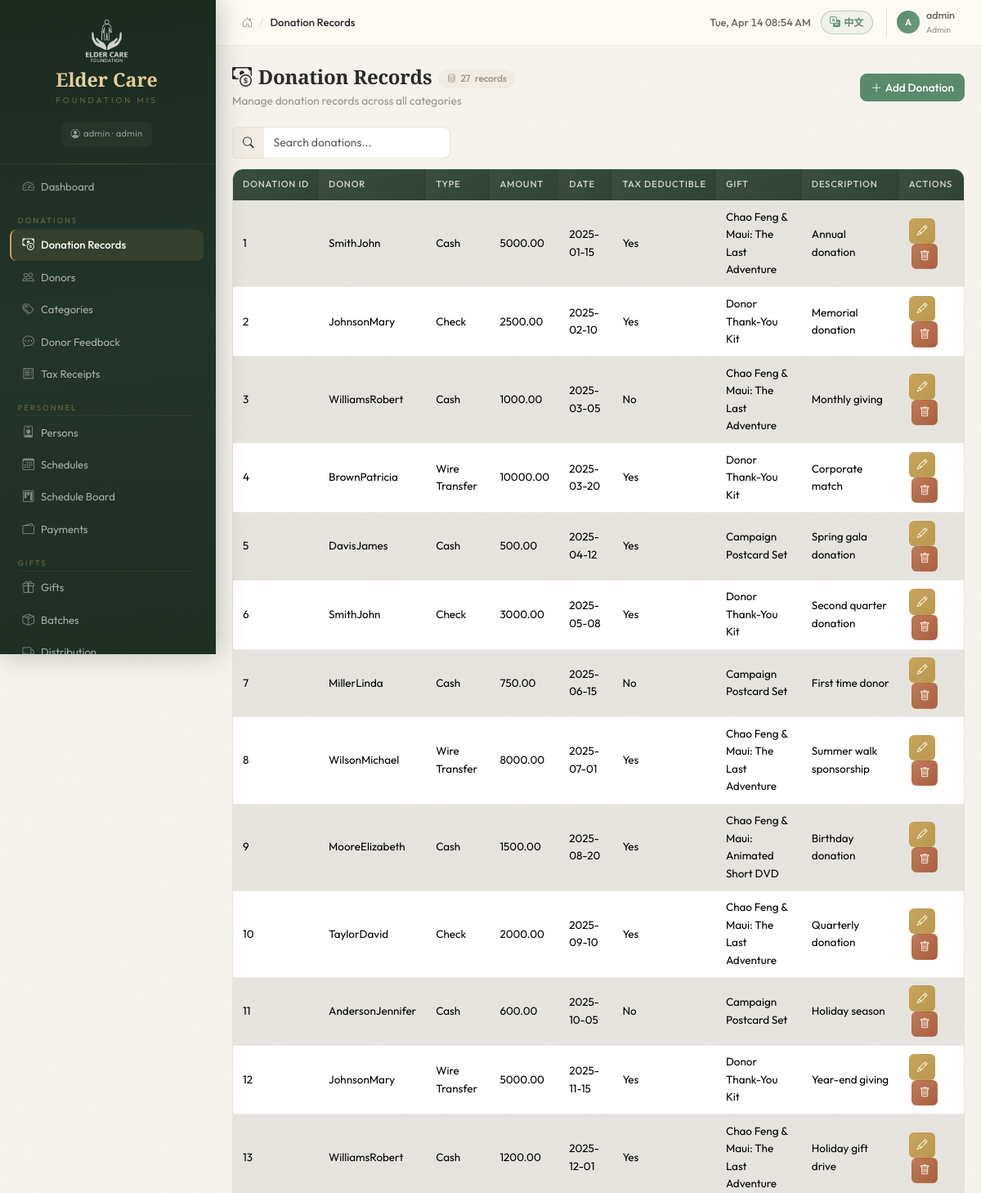
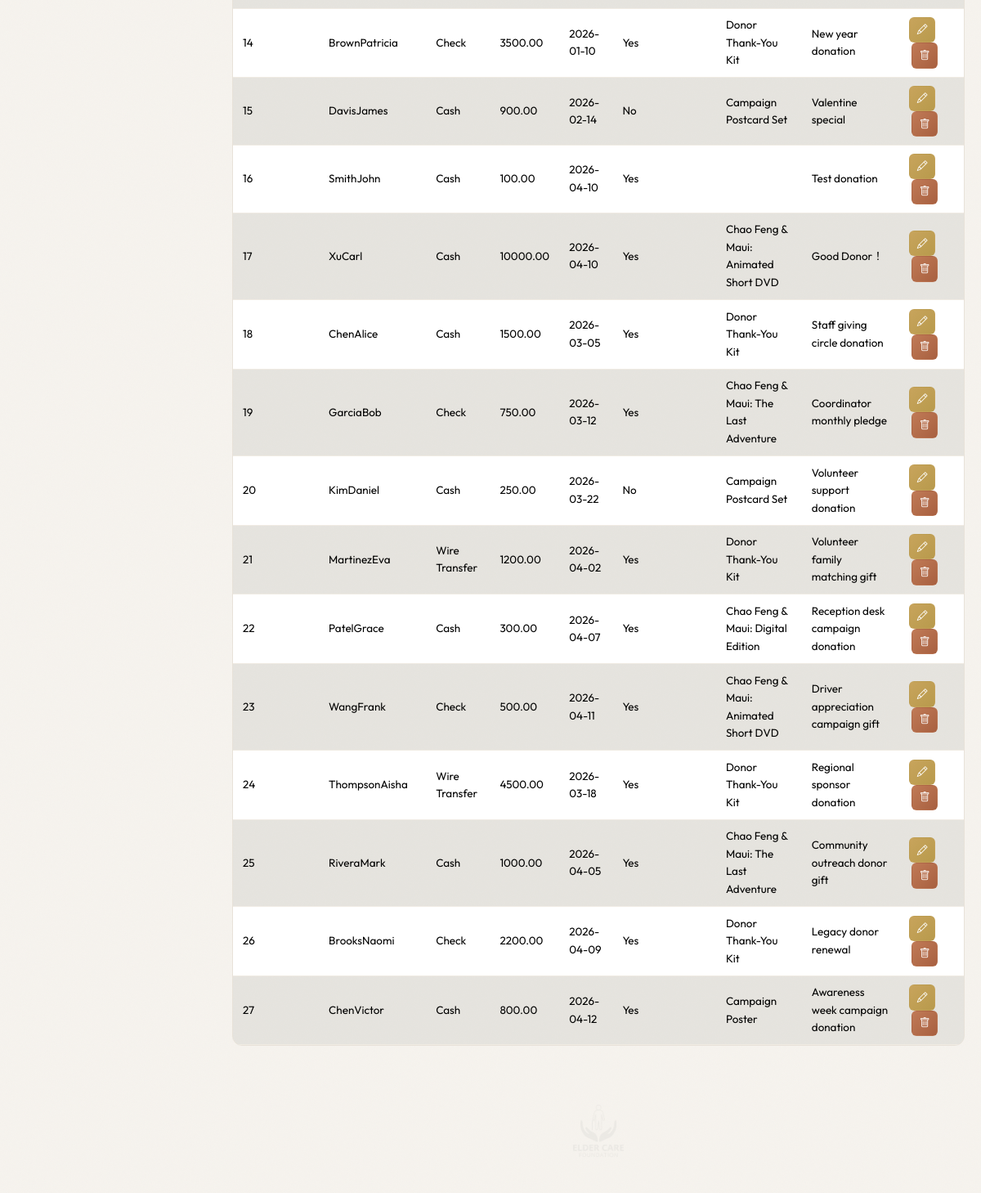
The app's page /donations (signed in) with its own data (2 pictures, top to bottom).
### tables this page shows
CREATE TABLE "User" (
	"user_id"	INTEGER,
	"user_name"	TEXT,
	"password"	TEXT,
	"email"	TEXT,
	"is_active"	INTEGER,
	"created_date"	NUMERIC,
	"updated_date"	NUMERIC, role TEXT DEFAULT "viewer",
	PRIMARY KEY("user_id")
);

CREATE TABLE "donations" (
    donation_id INTEGER PRIMARY KEY,
    donor_id INTEGER,
    donation_type TEXT,
    amount REAL,
    donation_date NUMERIC,
    is_tax_deductible INTEGER,
    gift_given TEXT,
    description TEXT,
    created_date NUMERIC,
    FOREIGN KEY(donor_id) REFERENCES donors(donor_id)
);

CREATE TABLE "donors" (
	"donor_id"	INTEGER,
	"first_name"	TEXT,
	"last_name"	TEXT,
	"email"	TEXT,
	"age"	INTEGER,
	"gender"	TEXT,
	"location"	TEXT,
	"created_date"	NUMERIC, marital_status TEXT DEFAULT 'Unknown',
	PRIMARY KEY("donor_id")
);

### blueprints/donations.py (the view)
@donations_bp.route('/donations')
@login_required
@role_required('finance')
def donations_list():
    rows = query_db(
        'SELECT d.*, dn.first_name, dn.last_name '
        'FROM donations d LEFT JOIN donors dn ON d.donor_id = dn.donor_id '
        'ORDER BY d.donation_id ASC'
    )
    donors = query_db('SELECT donor_id, first_name, last_name FROM donors ORDER BY last_name')
    gifts = query_db('SELECT gift_id, gift_name FROM gifts WHERE is_active = 1 ORDER BY gift_id')
    return render_template('donations/donations.html', donations=rows, donors=donors, gifts=gifts)

### blueprints/auth.py (called while the page is built)
def role_required(*roles):
    def decorator(f):
        @wraps(f)
        def wrapped(*args, **kwargs):
            if not current_user.has_role(*roles):
                flash('Insufficient permissions to access this page', 'warning')
                return redirect(url_for('dashboard.index'))
            return f(*args, **kwargs)
        return wrapped
    return decorator

    @property
    def is_admin(self):
        return self.role == 'admin'

    def has_role(self, *roles):
        return self.role in roles or self.role == 'admin'

### db.py (called while the page is built)
def get_db():
    if 'db' not in g:
        g.db = sqlite3.connect(current_app.config['DATABASE'])
        g.db.row_factory = sqlite3.Row
        g.db.execute('PRAGMA foreign_keys = ON')
    return g.db

def query_db(sql, args=(), one=False):
    cur = get_db().execute(sql, args)
    rv = cur.fetchall()
    cur.close()
    return (rv[0] if rv else None) if one else rv

### templates/donations/donations.html (shortened to what this page needs)
{% extends "base.html" %}
{% block breadcrumb %}<span data-i18n="Donation Records">Donation Records</span>{% endblock %}
{% block content %}
<div class="page-header">
  <div>
    <h4 class="mb-1"><i class="bi bi-cash-coin me-2"></i><span data-i18n="Donation Records">Donation Records</span><span class="record-count"><i class="bi bi-database"></i>{{ donations|length }} <span data-i18n="records">records</span></span></h4>
    <p class="page-subtitle" data-i18n="Manage donation records across all categories">Manage donation records across all categories</p>
  </div>
  <button class="btn btn-primary" onclick="openAddModal()"><i class="bi bi-plus-lg me-1"></i><span data-i18n="Add Donation">Add Donation</span></button>
</div>
<div class="table-info-bar">
  <div class="table-search">
    <div class="input-group" style="max-width:320px;">
      <span class="input-group-text"><i class="bi bi-search"></i></span>
      <input type="text" class="form-control" data-i18n-placeholder="Search donations..." placeholder="Search donations..." id="tableSearch">
    </div>
  </div>
</div>
{% if donations %}
<div class="table-responsive">
  <table class="table table-striped table-hover">
    <thead class="table-header">
      <tr>
        <th data-i18n="Donation ID">Donation ID</th><th data-i18n="Donor">Donor</th><th data-i18n="Type">Type</th><th data-i18n="Amount">Amount</th><th data-i18n="Date">Date</th>
        <th data-i18n="Tax Deductible">Tax Deductible</th><th data-i18n="Gift">Gift</th><th data-i18n="Description">Description</th><th data-i18n="Actions">Actions</th>
      </tr>
    </thead>
    <tbody>
      {% for d in donations %}
      <tr>
        <td>{{ d.donation_id }}</td>
        <td>{{ d.last_name }}{{ d.first_name }}</td>
        <td>{{ d.donation_type }}</td>
        <td>{{ "%.2f"|format(d.amount) }}</td>
        <td>{{ d.donation_date }}</td>
        <td>{{ "Yes" if d.is_tax_deductible else "No" }}</td>
        <td>{{ d.gift_given }}</td>
        <td>{{ d.description }}</td>
        <td>
          <button class="btn btn-sm btn-warning" aria-label="Edit" data-bs-toggle="tooltip" data-i18n-title="Edit" title="Edit" onclick="openEditModal({{ d.donation_id }}, {{ d.donor_id }}, '{{ d.donation_type }}', {{ d.amount }}, '{{ d.donation_date }}', {{ d.is_tax_deductible }}, '{{ d.gift_given }}', '{{ d.description }}')"><i class="bi bi-pencil"></i></button>
          <button class="btn btn-sm btn-danger" aria-label="Delete" data-bs-toggle="tooltip" data-i18n-title="Delete" title="Delete" onclick="confirmDelete('{{ url_for('donations.donations_delete', id=d.donation_id) }}', 'Donation #{{ d.donation_id }}')"><i class="bi bi-trash"></i></button>
        </td>
      </tr>
      {% endfor %}
    </tbody>
  </table>
</div>
{% else %}
<div class="empty-state">
  <i class="bi bi-inbox"></i>
  <h6 data-i18n="No donation records found">No donation records found</h6>
  <p data-i18n="Click &quot;Add Donation&quot; to create your first entry.">Click "Add Donation" to create your first entry.</p>
</div>
{% endif %}
{% endblock %}

### templates/base.html (shortened to what this page needs)
<!DOCTYPE html>
<html lang="en">
<head>
  <link href="https://cdn.jsdelivr.net/npm/bootstrap@5.3.3/dist/css/bootstrap.min.css" rel="stylesheet">
  <link href="https://cdn.jsdelivr.net/npm/bootstrap-icons@1.11.3/font/bootstrap-icons.min.css" rel="stylesheet">
  <link href="{{ url_for('static', filename='css/style.css') }}" rel="stylesheet">
</head>
<body>
{% if current_user.is_authenticated %}
<div class="d-flex" id="wrapper">
  <div id="sidebar">
    <div class="sidebar-brand">
      <div class="text-center">
        <img src="{{ url_for('static', filename='img/logo.png') }}" alt="Logo" class="sidebar-logo mb-2">
        <div class="sidebar-title" data-i18n="Elder Care">Elder Care</div>
        <div class="sidebar-subtitle" data-i18n="Foundation MIS">Foundation MIS</div>
      </div>
      <div class="text-center mt-2">
        <span class="sidebar-user"><i class="bi bi-person-circle me-1"></i>{{ current_user.user_name }} &middot; {{ current_user.role }}</span>
      </div>
    </div>
    <nav class="nav flex-column px-2 py-2" aria-label="Main navigation">
      <a class="nav-link" href="{{ url_for('dashboard.index') }}"><i class="bi bi-speedometer2 me-2"></i><span data-i18n="Dashboard">Dashboard</span></a>
      {% if current_user.has_role('finance') %}
      <div class="section-label" data-i18n="Donations">Donations</div>
      <a class="nav-link" href="{{ url_for('donations.donations_list') }}"><i class="bi bi-cash-coin me-2"></i><span data-i18n="Donation Records">Donation Records</span></a>
      <a class="nav-link" href="{{ url_for('donations.donors_list') }}"><i class="bi bi-people me-2"></i><span data-i18n="Donors">Donors</span></a>
      <a class="nav-link" href="{{ url_for('donations.categories_list') }}"><i class="bi bi-tags me-2"></i><span data-i18n="Categories">Categories</span></a>
      <a class="nav-link" href="{{ url_for('donations.feedback_list') }}"><i class="bi bi-chat-dots me-2"></i><span data-i18n="Donor Feedback">Donor Feedback</span></a>
      <a class="nav-link" href="{{ url_for('donations.receipts_list') }}"><i class="bi bi-receipt me-2"></i><span data-i18n="Tax Receipts">Tax Receipts</span></a>
      {% endif %}
      {% if current_user.has_role('event_coordinator') %}
      <div class="section-label" data-i18n="Personnel">Personnel</div>
      <a class="nav-link" href="{{ url_for('personnel.persons_list') }}"><i class="bi bi-person-badge me-2"></i><span data-i18n="Persons">Persons</span></a>
      <a class="nav-link" href="{{ url_for('personnel.schedules_list') }}"><i class="bi bi-calendar3 me-2"></i><span data-i18n="Schedules">Schedules</span></a>
      <a class="nav-link" href="{{ url_for('personnel.schedule_board') }}"><i class="bi bi-kanban me-2"></i><span data-i18n="Schedule Board">Schedule Board</span></a>
      <a class="nav-link" href="{{ url_for('personnel.payments_list') }}"><i class="bi bi-wallet2 me-2"></i><span data-i18n="Payments">Payments</span></a>
      <div class="section-label" data-i18n="Gifts">Gifts</div>
      <a class="nav-link" href="{{ url_for('gifts.gifts_list') }}"><i class="bi bi-gift me-2"></i><span data-i18n="Gifts">Gifts</span></a>
      <a class="nav-link" href="{{ url_for('gifts.batches_list') }}"><i class="bi bi-box-seam me-2"></i><span data-i18n="Batches">Batches</span></a>
      <a class="nav-link" href="{{ url_for('gifts.distribution_list') }}"><i class="bi bi-truck me-2"></i><span data-i18n="Distribution">Distribution</span></a>
      {% endif %}
    </nav>
  </div>
  <div class="flex-grow-1 d-flex flex-column" style="min-width:0;">
    <div class="topbar">
      <nav aria-label="breadcrumb">
        <ol class="breadcrumb">
          <li class="breadcrumb-item"><a href="{{ url_for('dashboard.index') }}"><i class="bi bi-house-door"></i></a></li>
          <li class="breadcrumb-item active">{% block breadcrumb %}Dashboard{% endblock %}</li>
        </ol>
      </nav>
      <div class="topbar-right">
        <span class="topbar-time" id="topbarTime"></span>
        <button id="langToggleBtn" class="btn btn-sm lang-toggle-btn" onclick="I18n.setLang(I18n.getLang()==='en'?'zh':'en')" title="切换为中文">
        </button>
        <div class="topbar-user">
          <div class="topbar-user-avatar">{{ current_user.user_name[0]|upper }}</div>
          <div>
            <div class="topbar-user-name">{{ current_user.user_name }}</div>
            <div class="topbar-user-role">{{ current_user.role }}</div>
          </div>
        </div>
      </div>
    </div>
    <div class="content-area flex-grow-1" id="main-content" role="main">
      {% block content %}{% endblock %}
      <div class="watermark-footer">
        <img src="{{ url_for('static', filename='img/logo.png') }}" alt="Elder Care Foundation">
      </div>
    </div>
  </div>
</div>
{% endif %}
</body>
</html>

### records on screen
User: user_name "admin", role "admin", user_name "A", role "Admin"
donations: donation_id "1", last_name "Smith", first_name "John", donation_type "Cash", amount "5000.00", donation_date "2025-01-15", is_tax_deductible "Yes", gift_given "Chao Feng & Maui: The Last Adventure", description "Annual donation"
donations: donation_id "2", last_name "Johnson", first_name "Mary", donation_type "Check", amount "2500.00", donation_date "2025-02-10", is_tax_deductible "Yes", gift_given "Donor Thank-You Kit", description "Memorial donation"
donations: donation_id "3", last_name "Williams", first_name "Robert", donation_type "Cash", amount "1000.00", donation_date "2025-03-05", is_tax_deductible "No", gift_given "Chao Feng & Maui: The Last Adventure", description "Monthly giving"
donations: donation_id "4", last_name "Brown", first_name "Patricia", donation_type "Wire Transfer", amount "10000.00", donation_date "2025-03-20", is_tax_deductible "Yes", gift_given "Donor Thank-You Kit", description "Corporate match"
donations: donation_id "5", last_name "Davis", first_name "James", donation_type "Cash", amount "500.00", donation_date "2025-04-12", is_tax_deductible "Yes", gift_given "Campaign Postcard Set", description "Spring gala donation"
donations: donation_id "6", last_name "Smith", first_name "John", donation_type "Check", amount "3000.00", donation_date "2025-05-08", is_tax_deductible "Yes", gift_given "Donor Thank-You Kit", description "Second quarter donation"
donations: donation_id "7", last_name "Miller", first_name "Linda", donation_type "Cash", amount "750.00", donation_date "2025-06-15", is_tax_deductible "No", gift_given "Campaign Postcard Set", description "First time donor"
donations: donation_id "8", last_name "Wilson", first_name "Michael", donation_type "Wire Transfer", amount "8000.00", donation_date "2025-07-01", is_tax_deductible "Yes", gift_given "Chao Feng & Maui: The Last Adventure", description "Summer walk sponsorship"
donations: donation_id "9", last_name "Moore", first_name "Elizabeth", donation_type "Cash", amount "1500.00", donation_date "2025-08-20", is_tax_deductible "Yes", gift_given "Chao Feng & Maui: Animated Short DVD", description "Birthday donation"
donations: donation_id "10", last_name "Taylor", first_name "David", donation_type "Check", amount "2000.00", donation_date "2025-09-10", is_tax_deductible "Yes", gift_given "Chao Feng & Maui: The Last Adventure", description "Quarterly donation"
donations: donation_id "11", last_name "Anderson", first_name "Jennifer", donation_type "Cash", amount "600.00", donation_date "2025-10-05", is_tax_deductible "No", gift_given "Campaign Postcard Set", description "Holiday season"
donations: donation_id "12", last_name "Johnson", first_name "Mary", donation_type "Wire Transfer", amount "5000.00", donation_date "2025-11-15", is_tax_deductible "Yes", gift_given "Donor Thank-You Kit", description "Year-end giving"
donations: donation_id "13", last_name "Williams", first_name "Robert", donation_type "Cash", amount "1200.00", donation_date "2025-12-01", is_tax_deductible "Yes", gift_given "Chao Feng & Maui: The Last Adventure", description "Holiday gift drive"
donations: donation_id "14", last_name "Brown", first_name "Patricia", donation_type "Check", amount "3500.00", donation_date "2026-01-10", is_tax_deductible "Yes", gift_given "Donor Thank-You Kit", description "New year donation"
donations: donation_id "15", last_name "Davis", first_name "James", donation_type "Cash", amount "900.00", donation_date "2026-02-14", is_tax_deductible "No", gift_given "Campaign Postcard Set", description "Valentine special"
donations: donation_id "16", last_name "Smith", first_name "John", donation_type "Cash", amount "100.00", donation_date "2026-04-10", is_tax_deductible "Yes", description "Test donation"
donations: donation_id "17", last_name "Xu", first_name "Carl", donation_type "Cash", amount "10000.00", donation_date "2026-04-10", is_tax_deductible "Yes", gift_given "Chao Feng & Maui: Animated Short DVD", description "Good Donor！"
donations: donation_id "18", last_name "Chen", first_name "Alice", donation_type "Cash", amount "1500.00", donation_date "2026-03-05", is_tax_deductible "Yes", gift_given "Donor Thank-You Kit", description "Staff giving circle donation"
donations: donation_id "19", last_name "Garcia", first_name "Bob", donation_type "Check", amount "750.00", donation_date "2026-03-12", is_tax_deductible "Yes", gift_given "Chao Feng & Maui: The Last Adventure", description "Coordinator monthly pledge"
donations: donation_id "20", last_name "Kim", first_name "Daniel", donation_type "Cash", amount "250.00", donation_date "2026-03-22", is_tax_deductible "No", gift_given "Campaign Postcard Set", description "Volunteer support donation"
donations: donation_id "21", last_name "Martinez", first_name "Eva", donation_type "Wire Transfer", amount "1200.00", donation_date "2026-04-02", is_tax_deductible "Yes", gift_given "Donor Thank-You Kit", description "Volunteer family matching gift"
donations: donation_id "22", last_name "Patel", first_name "Grace", donation_type "Cash", amount "300.00", donation_date "2026-04-07", is_tax_deductible "Yes", gift_given "Chao Feng & Maui: Digital Edition", description "Reception desk campaign donation"
donations: donation_id "23", last_name "Wang", first_name "Frank", donation_type "Check", amount "500.00", donation_date "2026-04-11", is_tax_deductible "Yes", gift_given "Chao Feng & Maui: Animated Short DVD", description "Driver appreciation campaign gift"
donations: donation_id "24", last_name "Thompson", first_name "Aisha", donation_type "Wire Transfer", amount "4500.00", donation_date "2026-03-18", is_tax_deductible "Yes", gift_given "Donor Thank-You Kit", description "Regional sponsor donation"
donations: donation_id "25", last_name "Rivera", first_name "Mark", donation_type "Cash", amount "1000.00", donation_date "2026-04-05", is_tax_deductible "Yes", gift_given "Chao Feng & Maui: The Last Adventure", description "Community outreach donor gift"
donations: donation_id "26", last_name "Brooks", first_name "Naomi", donation_type "Check", amount "2200.00", donation_date "2026-04-09", is_tax_deductible "Yes", gift_given "Donor Thank-You Kit", description "Legacy donor renewal"
donations: donation_id "27", last_name "Chen", first_name "Victor", donation_type "Cash", amount "800.00", donation_date "2026-04-12", is_tax_deductible "Yes", gift_given "Campaign Poster", description "Awareness week campaign donation"

### other values on screen
{{ donations|length }} "27"
